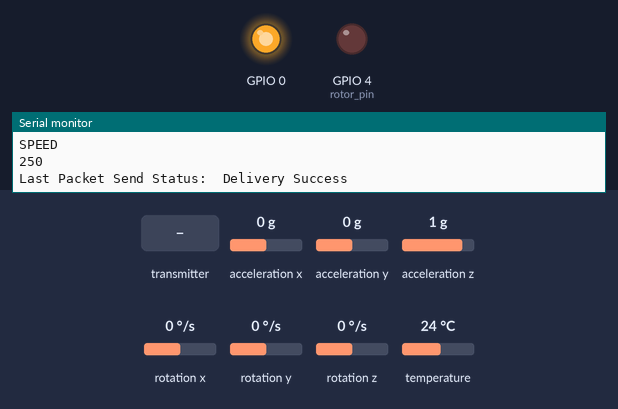
Bench run of a sketch on a simulated ESP32. Shown: output pins drawn as LEDs (lit = HIGH), the last lines printed to the serial monitor. The test bench sets the inputs (shaded band); at power-on: acceleration x 0 g, acceleration y 0 g, acceleration z 1 g, rotation x 0 °/s, rotation y 0 °/s, rotation z 0 °/s, temperature 24 °C.

Above: at 1.2 s.
1.3 s: the transmitter starts sending cm = 1024
At 1.8 s:
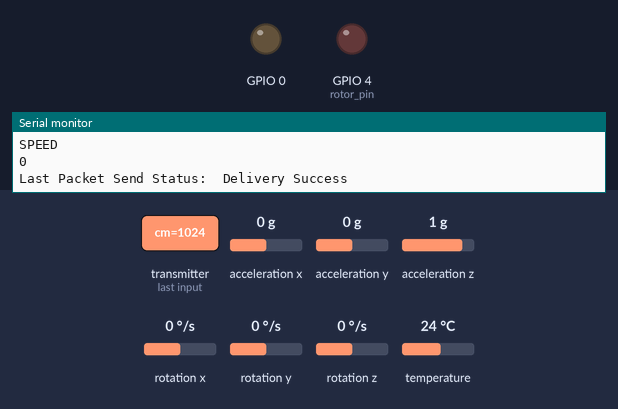
2.8 s: the transmitter starts sending cm = 0
At 3.1 s:
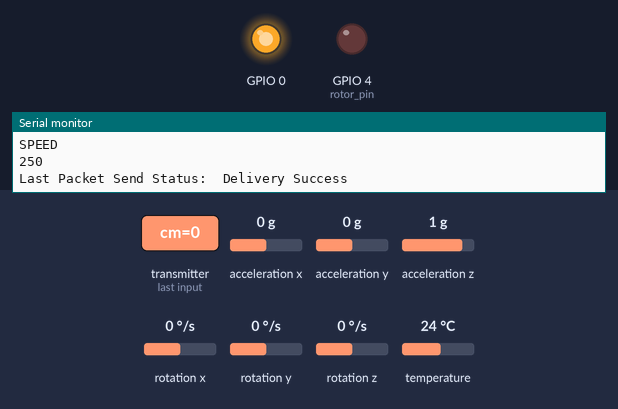
4.3 s: the transmitter starts sending cm = 2048
At 5.6 s:
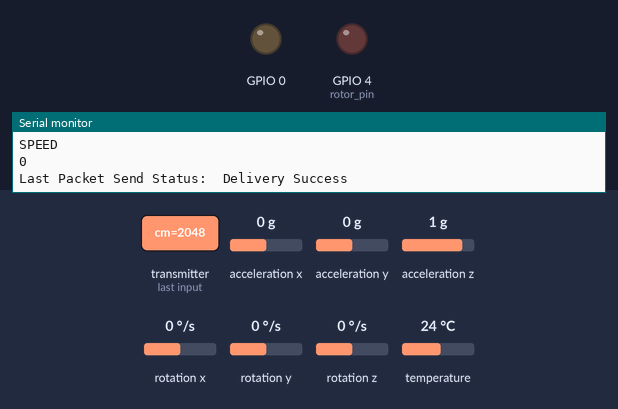
Timing chart, 0 to 7.3 s (numbered marks = the images above; inputs shaded):
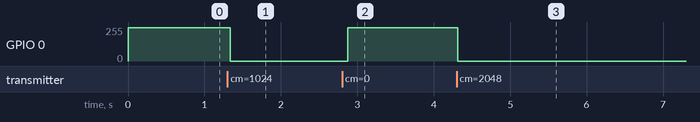

Measured:
- after the input at 1.3 s, GPIO 0: 250/255 → 0/255 at once
- after the input at 2.8 s, GPIO 0: 0/255 → 250/255 after 0.08 s
- after the input at 4.3 s, GPIO 0: 250/255 → 0/255 at once

The sketch:

Accelerometer.ino
```cpp
#include <Adafruit_MPU6050.h>
#include <Adafruit_SSD1306.h>
#include <Adafruit_Sensor.h>

#include <WiFi.h>
#include <esp_now.h>
#include <analogWrite.h>

Adafruit_MPU6050 mpu;

uint8_t broadcastAddress[] = {0x10, 0x97, 0xBD, 0xD4, 0x74, 0x50};
esp_now_peer_info_t peerInfo;
String success;

int incoming_cm;
int rotor_pin = 4;


float outgoing_x;
float outgoing_y;

const int hall_pin = 34;
int hall_effect;

typedef struct struct_distance {
  int cm;
} struct_distance;

typedef struct struct_message {
    float x;
    float y;
} struct_message;

struct_distance incoming_distance;

struct_message message;

// ** PID **
// constants
double kp = 2;
double ki = 5;
double kd = 1;
int speed; // variable for the distance measurement
unsigned long currentTime, previousTime;
double elapsedTime;
double error;
double lastError;
double input;
double output;
double SetPoint;
double cumError;
 double rateError;
// ** PID **

void OnDataSent(const uint8_t *mac_addr, esp_now_send_status_t status) {
  Serial.print("\r\nLast Packet Send Status:\t");
  Serial.println(status == ESP_NOW_SEND_SUCCESS ? "Delivery Success" : "Delivery Fail");
  if (status == 0) {
   // success = "Delivery Success :)";
  }
  else {
    success = "Delivery Fail :(";
  }
}

void OnDataRecv(const uint8_t * mac, const uint8_t * incomingData, int len) {
    memcpy(&incoming_distance, incomingData, sizeof(incoming_distance));

  Serial.print("Bytes received: ");
  Serial.println(len);

  incoming_cm = incoming_distance.cm;
}

void setup() {
  SetPoint = 0;                    //PID:set point at zero degrees
  Serial.begin(115200);

  pinMode(rotor_pin, OUTPUT);

  pinMode(hall_pin, INPUT_PULLUP);
  if (!mpu.begin()) {
    Serial.println("Sensor init failed");
    while (1)
      yield();
  }
  Serial.println("Found a MPU-6050 sensor");

  WiFi.mode(WIFI_STA);


  // Init ESP_NOW
  if (esp_now_init() != ESP_OK) {
    Serial.println("Error initializing ESP-NOW");
    return;
  }

  /* Once ESP-NOW is successfully init, we will register for send cb to
     get the status of transmittet packets.
  */
  esp_now_register_send_cb(OnDataSent);

  memcpy(peerInfo.peer_addr, broadcastAddress, 6);
  peerInfo.channel = 0;
  peerInfo.encrypt = false;

  // Add peer
  if (esp_now_add_peer(&peerInfo) != ESP_OK) {
    Serial.println("Failed to add peer");
    return;
    }
        // Register for a callback function that will be called when data is received
      esp_now_register_recv_cb(OnDataRecv);

  }

void loop() {

  //hall_effect = digitalRead(hall_pin);
  //Serial.print(hall_effect);

  Serial.print("cm: ");
  Serial.println(incoming_cm);

  sensors_event_t a, g, temp;
  mpu.getEvent(&a, &g, &temp);

  message.x = a.acceleration.x;
  message.y = a.acceleration.y;

  // Serial.println(a.acceleration.x);
  esp_err_t result = esp_now_send(broadcastAddress, (uint8_t *) &message, sizeof(message));

  if (result == ESP_OK) {
    // Serial.println("Sent with success");
  }
  else {
    Serial.println("Error sending the data");
  }
  // ** PID **
        //  input = analogRead(A0);                //read from rotary encoder connected to A0
       // output = computePID(input);
        //delay(500);

        if(incoming_cm>100){
        speed = 0;
        }
        if(incoming_cm<14){
        speed = 40;
        }
        if(incoming_cm<12){
        speed = 70;
        }
        if(incoming_cm<10){
        speed = 80;
        }
        if(incoming_cm<8){
        speed = 120;
        }
        if(incoming_cm<6){
        speed = 190;
        }
        if(incoming_cm<3){
        speed = 250;
        }


        Serial.println("SPEED");
        Serial.println(speed);
        analogWrite(0, speed);                //control the motor based on PID value
        // ** PID **
  delay(100);
}
double computePID(double inp){
        currentTime = millis();                //get current time
        elapsedTime = (double)(currentTime - previousTime);        //compute time elapsed from previous computation

        error = SetPoint - inp;                                // determine error
        cumError += error * elapsedTime;                // compute integral
        rateError = (error - lastError)/elapsedTime;   // compute derivative

        double out = kp*error + ki*cumError + kd*rateError;                //PID output

        lastError = error;                                //remember current error
        previousTime = currentTime;                        //remember current time

        return out;                                        //have function return the PID output
}
```
